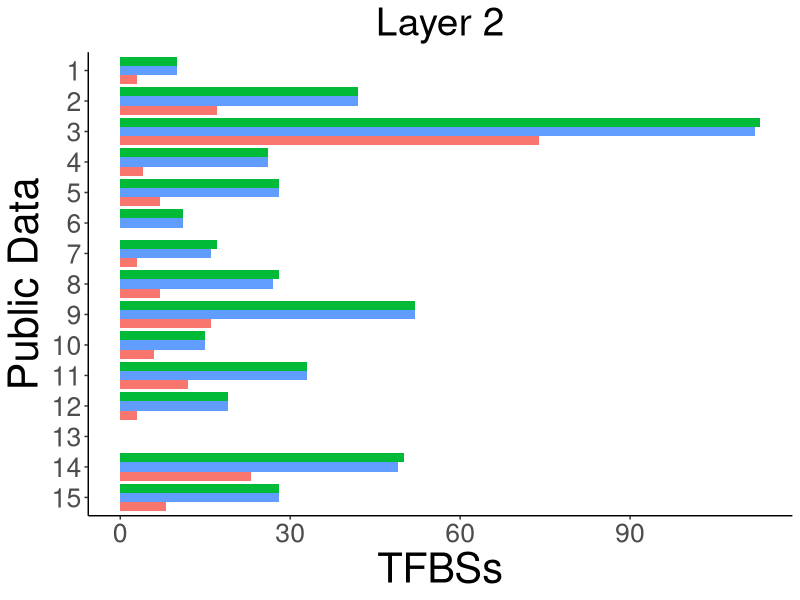

Generate this figure with R:
library(ggplot2)
library(ggsci)

#levels(x$sample)

x <- data.frame(
    data   = c("1", "2", "3", "4", "5", "6", "7", "8", "9", "10", "11", "12", "13", "14", "15", "1", "2", "3", "4", "5", "6", "7", "8", "9", "10", "11", "12", "13", "14", "15", "1", "2", "3", "4", "5", "6", "7", "8", "9", "10", "11", "12", "13", "14", "15"),
    sample = c("Promoter","Promoter","Promoter","Promoter","Promoter","Promoter","Promoter","Promoter","Promoter","Promoter","Promoter","Promoter","Promoter","Promoter","Promoter","Enhancer","Enhancer","Enhancer","Enhancer","Enhancer","Enhancer","Enhancer","Enhancer","Enhancer","Enhancer","Enhancer","Enhancer","Enhancer","Enhancer","Enhancer","Promoter.Enhancer","Promoter.Enhancer","Promoter.Enhancer","Promoter.Enhancer","Promoter.Enhancer","Promoter.Enhancer","Promoter.Enhancer","Promoter.Enhancer","Promoter.Enhancer","Promoter.Enhancer","Promoter.Enhancer","Promoter.Enhancer","Promoter.Enhancer","Promoter.Enhancer","Promoter.Enhancer" ),
    number = c(3,17,74,4,7,0,3,7,16,6,12,3,0,23,8,10,42,112,26,28,11,16,27,52,15,33,19,0,49,28,10,42,113,26,28,11,17,28,52,15,33,19,0,50,28)
    )
    x$sample <- factor(x$sample, levels = unique(x$sample))

g <- ggplot(x, aes(x = data, y = number, fill = sample)) +
    geom_bar(stat = "identity", position = "dodge") +
    scale_x_discrete(limit=c('15','14','13','12','11','10','9','8','7','6','5','4','3','2','1')) +
    coord_flip() +
    labs(title = "Layer 2", x = "Public Data", y = "TFBSs", fill = "") +
    guides(fill = guide_legend(reverse = TRUE)) +
    scale_fill_manual(labels = c("Promoter", "Enhancer","Promoter/Enhancer"), values = c("#F8766D","#619CFF", "#00BA38")) +
    theme_classic() +
    theme(legend.position = "none")

g2 <- g +
      theme(plot.title = element_text(size = 28, hjust = 0.5), axis.title=element_text(size= 30), text = element_text(size = 24))
plot(g2)
